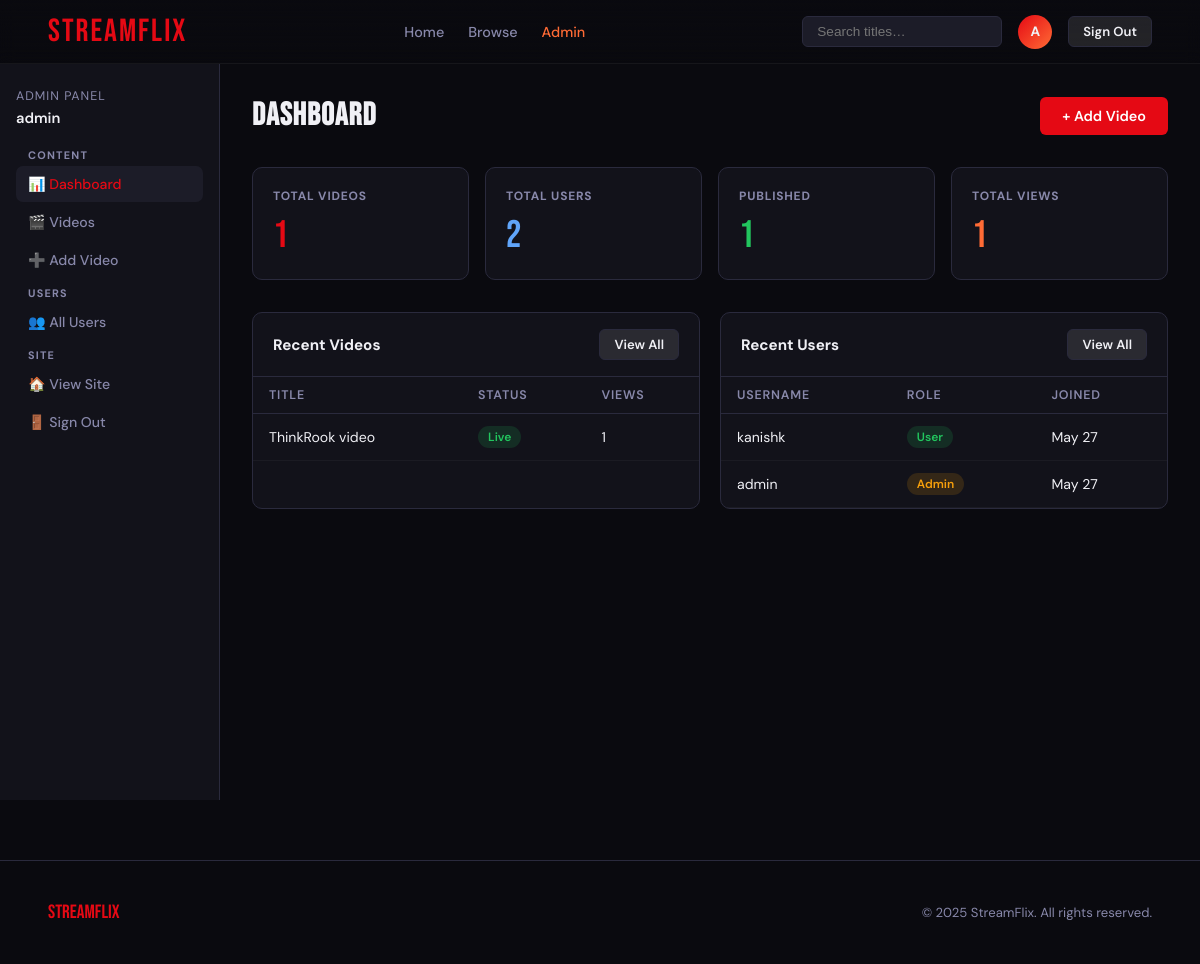
Page /admin/ (signed in) on the committed database.
### models.py (models this page shows, shortened)
class User(UserMixin, db.Model):
    __tablename__ = 'users'
    id = db.Column(db.Integer, primary_key=True)
    username = db.Column(db.String(80), unique=True, nullable=False)
    email = db.Column(db.String(120), unique=True, nullable=False)
    password_hash = db.Column(db.String(256), nullable=False)
    is_admin = db.Column(db.Boolean, default=False)
    created_at = db.Column(db.DateTime, default=datetime.utcnow)

class Video(db.Model):
    __tablename__ = 'videos'
    id = db.Column(db.Integer, primary_key=True)
    title = db.Column(db.String(200), nullable=False)
    description = db.Column(db.Text, nullable=True)
    genre = db.Column(db.String(100), nullable=True)
    year = db.Column(db.Integer, nullable=True)
    rating = db.Column(db.String(10), nullable=True)  # e.g. PG, PG-13, R
    duration_minutes = db.Column(db.Integer, nullable=True)
    s3_video_key = db.Column(db.String(500), nullable=False)   # path in bucket
    s3_thumbnail_key = db.Column(db.String(500), nullable=True)
    is_featured = db.Column(db.Boolean, default=False)
    is_published = db.Column(db.Boolean, default=True)
    view_count = db.Column(db.Integer, default=0)
    created_at = db.Column(db.DateTime, default=datetime.utcnow)
    updated_at = db.Column(db.DateTime, default=datetime.utcnow, onupdate=datetime.utcnow)

### admin.py (the view)
@admin_bp.route('/')
@admin_required
def dashboard():
    total_videos = Video.query.count()
    total_users = User.query.count()
    published = Video.query.filter_by(is_published=True).count()
    total_views = db.session.query(db.func.sum(Video.view_count)).scalar() or 0
    recent_videos = Video.query.order_by(Video.created_at.desc()).limit(5).all()
    recent_users = User.query.order_by(User.created_at.desc()).limit(5).all()
    return render_template('admin/dashboard.html',
                           total_videos=total_videos,
                           total_users=total_users,
                           published=published,
                           total_views=total_views,
                           recent_videos=recent_videos,
                           recent_users=recent_users)

### admin.py (called while the page is built)
def admin_required(f):
    @wraps(f)
    @login_required
    def decorated(*args, **kwargs):
        if not current_user.is_admin:
            abort(403)
        return f(*args, **kwargs)
    return decorated

### models.py (called while the page is built)
@login_manager.user_loader
def load_user(user_id):
    return User.query.get(int(user_id))

### templates/admin/dashboard.html (shortened to what this page needs)
{% extends "base.html" %}
{% block content %}
<div class="admin-layout">
  <aside class="admin-sidebar">
    <div style="padding:0 16px 20px;">
      <div style="font-size:0.78rem;color:var(--muted);text-transform:uppercase;letter-spacing:1px;margin-bottom:4px;">Admin Panel</div>
      <div style="font-size:0.92rem;font-weight:600;">{{ current_user.username }}</div>
    </div>
    <div class="sidebar-section">
      <div class="sidebar-label">Content</div>
      <a href="{{ url_for('admin.dashboard') }}" class="sidebar-link {{ 'active' if request.endpoint == 'admin.dashboard' }}">📊 Dashboard</a>
      <a href="{{ url_for('admin.videos') }}" class="sidebar-link {{ 'active' if request.endpoint == 'admin.videos' }}">🎬 Videos</a>
      <a href="{{ url_for('admin.add_video') }}" class="sidebar-link {{ 'active' if request.endpoint == 'admin.add_video' }}">➕ Add Video</a>
    </div>
    <div class="sidebar-section">
      <div class="sidebar-label">Users</div>
      <a href="{{ url_for('admin.users') }}" class="sidebar-link {{ 'active' if request.endpoint == 'admin.users' }}">👥 All Users</a>
    </div>
    <div class="sidebar-section">
      <div class="sidebar-label">Site</div>
      <a href="{{ url_for('main.index') }}" class="sidebar-link">🏠 View Site</a>
      <a href="{{ url_for('auth.logout') }}" class="sidebar-link">🚪 Sign Out</a>
    </div>
  </aside>
  <div class="admin-main">
    <div class="page-header">
      <h1>Dashboard</h1>
      <a href="{{ url_for('admin.add_video') }}" class="btn btn-primary">+ Add Video</a>
    </div>
    <div class="stats-grid">
      <div class="stat-card">
        <div class="stat-label">Total Videos</div>
        <div class="stat-value">{{ total_videos }}</div>
      </div>
      <div class="stat-card">
        <div class="stat-label">Total Users</div>
        <div class="stat-value">{{ total_users }}</div>
      </div>
      <div class="stat-card">
        <div class="stat-label">Published</div>
        <div class="stat-value">{{ published }}</div>
      </div>
      <div class="stat-card">
        <div class="stat-label">Total Views</div>
        <div class="stat-value">{{ total_views }}</div>
      </div>
    </div>
    <div class="two-col">
      <div class="card">
        <div class="card-header">
          <h3>Recent Videos</h3>
          <a href="{{ url_for('admin.videos') }}" class="btn btn-ghost btn-sm">View All</a>
        </div>
        <div class="card-body">
          <table>
            <thead><tr><th>Title</th><th>Status</th><th>Views</th></tr></thead>
            <tbody>
              {% for v in recent_videos %}
              <tr>
                <td>{{ v.title }}</td>
                <td><span class="pill {{ 'pill-green' if v.is_published else 'pill-red' }}">{{ 'Live' if v.is_published else 'Draft' }}</span></td>
                <td>{{ v.view_count }}</td>
              </tr>
              {% endfor %}
            </tbody>
          </table>
        </div>
      </div>
      <div class="card">
        <div class="card-header">
          <h3>Recent Users</h3>
          <a href="{{ url_for('admin.users') }}" class="btn btn-ghost btn-sm">View All</a>
        </div>
        <div class="card-body">
          <table>
            <thead><tr><th>Username</th><th>Role</th><th>Joined</th></tr></thead>
            <tbody>
              {% for u in recent_users %}
              <tr>
                <td>{{ u.username }}</td>
                <td><span class="pill {{ 'pill-yellow' if u.is_admin else 'pill-green' }}">{{ 'Admin' if u.is_admin else 'User' }}</span></td>
                <td>{{ u.created_at.strftime('%b %d') }}</td>
              </tr>
              {% endfor %}
            </tbody>
          </table>
        </div>
      </div>
    </div>
  </div>
</div>
{% endblock %}

### templates/base.html (shortened to what this page needs)
<!DOCTYPE html>
<html lang="en">
<head>
</head>
<body>
{% if current_user.is_authenticated %}
<nav>
  <a href="{{ url_for('main.index') }}" class="nav-logo">STREAMFLIX</a>
  <div class="nav-links">
    <a href="{{ url_for('main.index') }}" class="{{ 'active' if request.endpoint == 'main.index' }}">Home</a>
    <a href="{{ url_for('main.browse') }}" class="{{ 'active' if request.endpoint == 'main.browse' }}">Browse</a>
    {% if current_user.is_admin %}
    <a href="{{ url_for('admin.dashboard') }}" class="{{ 'active' if request.blueprint == 'admin' }}" style="color: var(--accent2);">Admin</a>
    {% endif %}
  </div>
  <div class="nav-user">
    <form action="{{ url_for('main.browse') }}" method="GET" class="nav-search">
      <input name="q" placeholder="Search titles…" value="{{ request.args.get('q','') }}">
    </form>
    <div class="nav-avatar" title="{{ current_user.username }}">{{ current_user.username[0].upper() }}</div>
    <a href="{{ url_for('auth.logout') }}" class="btn btn-ghost btn-sm">Sign Out</a>
  </div>
</nav>
{% endif %}
<main>{% block content %}{% endblock %}</main>
{% if current_user.is_authenticated %}
<footer>
  <span style="font-family: 'Bebas Neue'; font-size:1.2rem; color: var(--accent);">STREAMFLIX</span>
  <span>© 2025 StreamFlix. All rights reserved.</span>
</footer>
{% endif %}
</body>
</html>

### templates/base.html (style rules this page uses)
:root { --bg: #0a0a0f; --surface: #12121a; --surface2: #1c1c28; --border: #2a2a3d; --accent: #e50914; --accent2: #ff6b35; --text: #f0f0f5; --muted: #8888aa; --success: #22c55e; --warning: #f59e0b; }
* { box-sizing: border-box; margin: 0; padding: 0; }
body { background: var(--bg); color: var(--text); font-family: 'DM Sans', sans-serif; min-height: 100vh; }
a { color: inherit; text-decoration: none; }
nav { position: fixed; top: 0; left: 0; right: 0; z-index: 100; display: flex; align-items: center; justify-content: space-between; padding: 0 48px; height: 64px; background: linear-gradient(to bottom, rgba(10,10,15,0.95) 0%, transparent 100%); backdrop-filter: blur(8px); border-bottom: 1px solid rgba(255,255,255,0.05); transition: background 0.3s; }
.nav-logo { font-family: 'Bebas Neue', sans-serif; font-size: 2rem; color: var(--accent); letter-spacing: 2px; }
.nav-links { display: flex; align-items: center; gap: 24px; }
.nav-links a { color: var(--muted); font-size: 0.9rem; font-weight: 500; transition: color 0.2s; }
.nav-links a:hover, .nav-links a.active { color: var(--text); }
.nav-user { display: flex; align-items: center; gap: 16px; }
.nav-avatar { width: 34px; height: 34px; border-radius: 50%; background: linear-gradient(135deg, var(--accent), var(--accent2)); display: flex; align-items: center; justify-content: center; font-weight: 700; font-size: 0.85rem; cursor: pointer; }
.nav-search { display: flex; align-items: center; gap: 8px; }
.nav-search input { background: var(--surface2); border: 1px solid var(--border); color: var(--text); padding: 7px 14px; border-radius: 6px; font-size: 0.85rem; width: 200px; outline: none; transition: border-color 0.2s; }
main { padding-top: 64px; min-height: 100vh; }
.btn { display: inline-flex; align-items: center; gap: 8px; padding: 10px 22px; border-radius: 6px; font-size: 0.9rem; font-weight: 600; cursor: pointer; border: none; transition: all 0.2s; font-family: inherit; }
.btn-primary { background: var(--accent); color: white; }
.btn-ghost { background: rgba(255,255,255,0.1); color: var(--text); border: 1px solid var(--border); }
.btn-sm { padding: 6px 14px; font-size: 0.82rem; }
footer { padding: 40px 48px; margin-top: 60px; border-top: 1px solid var(--border); color: var(--muted); font-size: 0.82rem; display: flex; align-items: center; justify-content: space-between; }
table { width: 100%; border-collapse: collapse; }
th { text-align: left; font-size: 0.78rem; font-weight: 600; color: var(--muted); text-transform: uppercase; letter-spacing: 0.8px; padding: 10px 16px; border-bottom: 1px solid var(--border); }
td { padding: 12px 16px; border-bottom: 1px solid rgba(255,255,255,0.04); font-size: 0.88rem; vertical-align: middle; }
.pill { display: inline-block; padding: 3px 10px; border-radius: 20px; font-size: 0.75rem; font-weight: 600; }
.pill-green { background: rgba(34,197,94,0.15); color: var(--success); }
.pill-yellow { background: rgba(245,158,11,0.15); color: var(--warning); }

### rows in the picture
User: username "A", username "admin", is_admin "Admin", created_at "May 27"
Video: title "ThinkRook video", is_published "Live", view_count "1"
User: username "kanishk", is_admin "User", created_at "May 27"

### other values in the picture
{{ total_videos }} "1"
{{ total_users }} "2"
{{ published }} "1"
{{ total_views }} "1"
